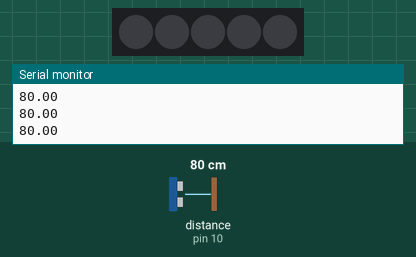
Recording of a sketch running on a simulated Arduino Uno, built with avr-gcc and run on an emulated ATmega328P. On the bench: 5 RGB LEDs in strip order, left to right, the last lines printed to the serial monitor. Wiring (inferred from the names in the program): ultrasonic range finder: trigger pin 6; echo pin 10. The test bench sets the inputs (shaded band); at power-on: distance to the obstacle (sensor on pin 10) 80 cm. The echo pulse lasts 58.3 µs per cm; colours are those a GRB WS2812 strip shows for the declared byte order.

Above: at 1.2 s.
1.3 s: distance to the obstacle (sensor on pin 10) set to 9 cm
At 1.32 s:
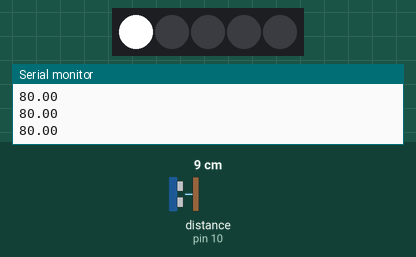
At 1.67 s:
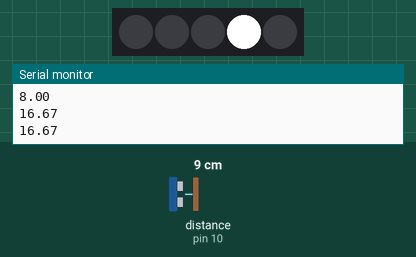
4.3 s: distance to the obstacle (sensor on pin 10) set to 2 cm
Timing chart, 0 to 7.3 s (numbered marks = the images above; inputs shaded):
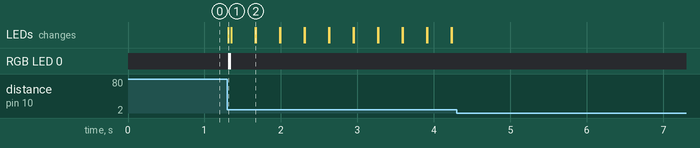

Measured:
- after the input at 1.3 s, RGB LED 0: off → RGB(255, 255, 255) at once, → off 0.04 s later; the LEDs: change at once (image 1)

The sketch:

lab2.ino
```cpp
#include <FastLED.h>

#define NUM_LEDS 5
#define LED_PIN 2

CRGB leds[NUM_LEDS];

int trigger=6;
int echo=10;
long durata=0;
float distanza;
int maxDist=54;
int Drounded;
bool daAccendere[5];
float parziale = 0;
float depth = 0;
int aus = 0;

void setup() {
  FastLED.addLeds<WS2812B, LED_PIN, RGB>(leds, NUM_LEDS);

  pinMode(trigger, OUTPUT);
  pinMode(echo, INPUT);
  Serial.begin(9600);
}

void loop() {
  digitalWrite(trigger, LOW);
  delayMicroseconds(2);
  digitalWrite(trigger, HIGH);
  delayMicroseconds(10);
  digitalWrite(trigger, LOW);

  durata = pulseIn(echo, HIGH);
  distanza = durata/58;
  Serial.println(distanza);

  if (distanza > 30) distanza = 30;
  depth = 5 - ((distanza-3) / 6);

  accendi(depth);

}

void accendi(float depth){

  Drounded = (int) depth;
  parziale = (float)(depth - Drounded)*100; //percentuale di value dell'ultimo led da accendere

  for (int i = 0; i < Drounded; i++)
    {
      daAccendere[i] = true;
    }
  for (int i = 0; i < Drounded; i++){

      if (daAccendere[i]){
          leds[i] = CRGB::White;

          FastLED.show();
          delay(1);
          leds[i] = CRGB::Black;
           FastLED.show();
          delay(1);
         aus = i+1;
        }
         accendiParziale(aus, parziale);
    }

}
void accendiParziale(int aus, float parziale){


           leds[aus] = CHSV(255, 255, parziale);
           Serial.println(parziale);
           FastLED.show();
           delay(1);
          leds[aus] = CRGB::Black;
           FastLED.show();

  }

void spegniTutto(){
  leds[0] = CRGB::Black;
  leds[1] = CRGB::Black;
  leds[2] = CRGB::Black;
  leds[3] = CRGB::Black;
  leds[4] = CRGB::Black;
  FastLED.show();
}
```
